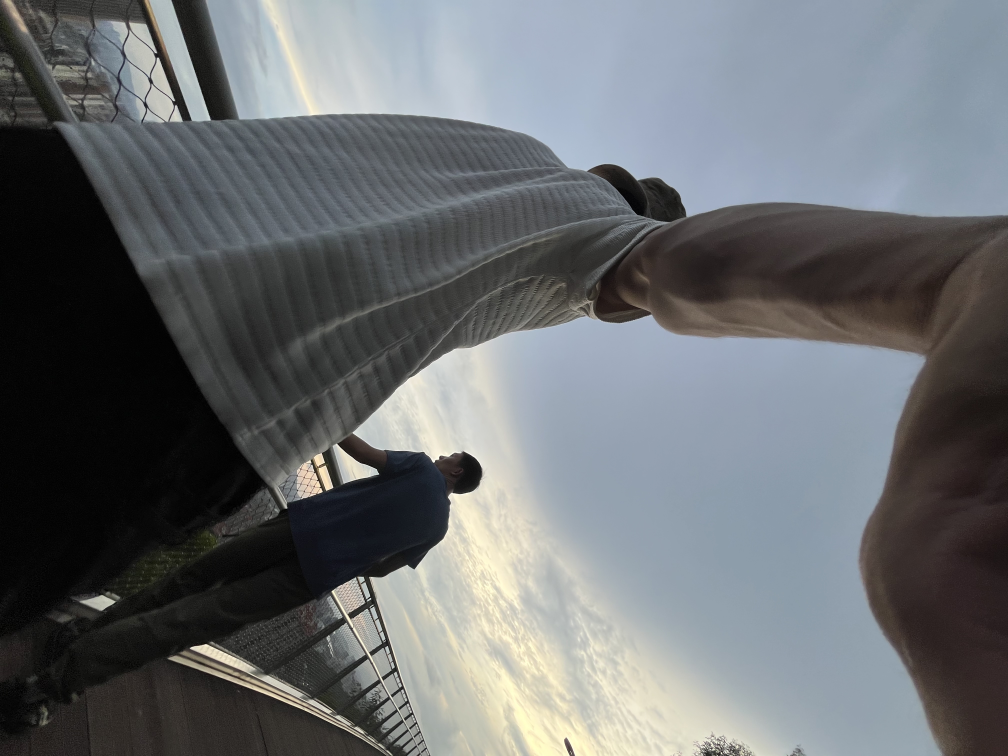
#> input picture photos/04a0adff734b6c8063e6659e09a6237e.jpg, 4032 x 3024 px (shown at 1/4 size); its folder holds only this picture in this run
$ python build-photos.py
#> lines starting #> are read from the running program, lines starting #| are printed output that depends on the picture
#!/usr/bin/env python3
"""从 photos/ 生成网页用的压缩图到 photos-web/，并按 EXIF 方向转正。

用法: python build-photos.py
新增照片流程: 图片丢进 photos/ -> 跑本脚本 -> git add + commit + push
"""

import json
import sys
from pathlib import Path
from typing import List, Tuple

from PIL import Image, ImageOps

ROOT = Path(__file__).resolve().parent
SRC_DIR = ROOT / 'photos'
OUT_DIR = ROOT / 'photos-web'
MANIFEST = ROOT / 'photos.json'

MAX_EDGE = 1600
QUALITY = 82
EXTS = {'.jpg', '.jpeg', '.png', '.webp'}


def build_one(src: Path) -> Tuple[Tuple[int, int], int]:
    im = Image.open(src)
#> im is the input picture: PIL image 4032x3024 RGB; mean R, G, B 105.7, 109, 111.8
    im = ImageOps.exif_transpose(im)  # 按 EXIF 转正，否则手机竖拍会横过来
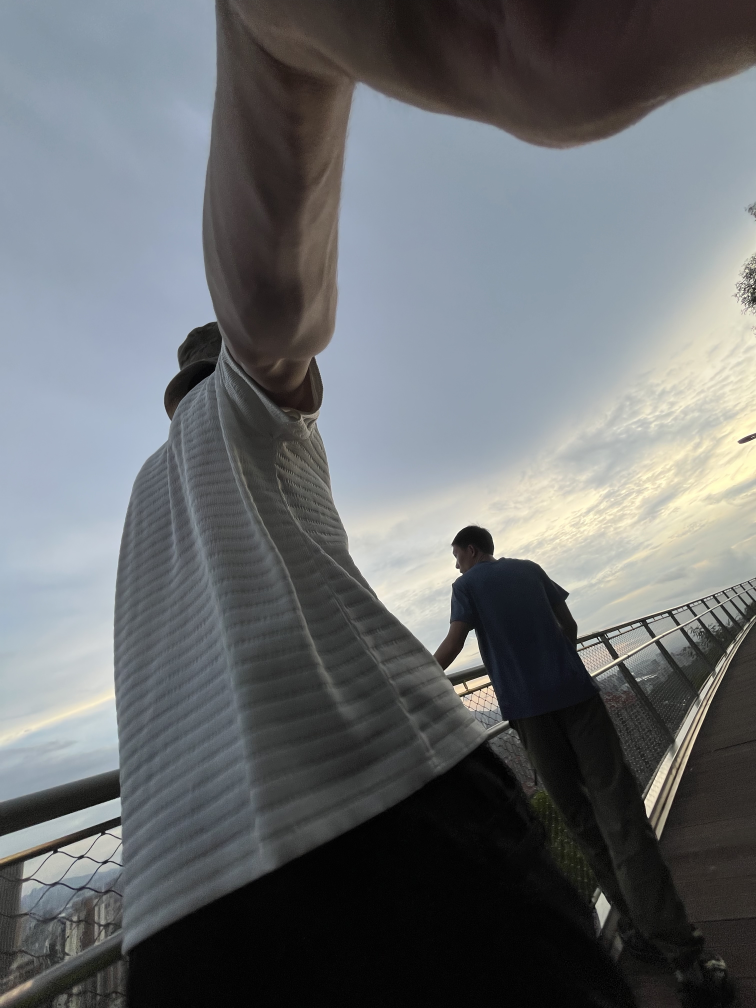
#> im: PIL image 3024x4032 RGB (shown at 1/4 size); mean R, G, B 105.7, 109, 111.8
    if im.mode != 'RGB':
        im = im.convert('RGB')
    im.thumbnail((MAX_EDGE, MAX_EDGE), Image.LANCZOS)
#> im: PIL image 1200x1600 RGB
    out = OUT_DIR / (src.stem + '.jpg')
    # 不写 EXIF：旋转已经烘焙进像素，避免浏览器重复转
    im.save(out, 'JPEG', quality=QUALITY, optimize=True, progressive=True)
    return im.size, out.stat().st_size


def sync_manifest(names: List[str]) -> None:
    """只把缺失的文件名追加进去，不改动已有条目的格式和手工添加的字段。"""
    text = MANIFEST.read_text(encoding='utf-8') if MANIFEST.exists() else '[]'
    try:
        existing = json.loads(text)
    except json.JSONDecodeError:
        print('photos.json 格式有误，跳过同步', file=sys.stderr)
        return
    known = {p['name'] for p in existing if isinstance(p, dict) and p.get('name')}
    added = [n for n in names if n not in known]
    if not added:
        return

    new_lines = [',\n  { "name": %s }' % json.dumps(n, ensure_ascii=False) for n in added]
    tail = text.rstrip()
    if not tail.endswith(']'):
        print('photos.json 结构异常，跳过同步', file=sys.stderr)
        return
    body = tail[:-1].rstrip()
    body += ''.join(new_lines) + '\n]'
    MANIFEST.write_text(body, encoding='utf-8')
    print(f'photos.json 新增 {len(added)} 条')


def main() -> int:
    if not SRC_DIR.is_dir():
        print(f'找不到目录: {SRC_DIR}', file=sys.stderr)
        return 1
    OUT_DIR.mkdir(exist_ok=True)

    sources = sorted(
        p for p in SRC_DIR.iterdir()
        if p.is_file() and p.suffix.lower() in EXTS
    )
    if not sources:
        print('photos/ 里没有图片')
        return 1

    total = 0
    for src in sources:
        size, nbytes = build_one(src)
#> size = (1200, 1600); nbytes = 175205
        total += nbytes
#> total = 175205
        print(f'{src.name}  {size[0]}x{size[1]}  {nbytes // 1024} KB')
#| 04a0adff734b6c8063e6659e09a6237e.jpg  1200x1600  171 KB

    sync_manifest([p.stem + '.jpg' for p in sources])
#> (reads photos.json from the repository)
    print(f'共 {len(sources)} 张，合计 {total / 1024 / 1024:.1f} MB')
#| 共 1 张，合计 0.2 MB
    return 0


if __name__ == '__main__':
    sys.exit(main())
#> (the program exits here)
